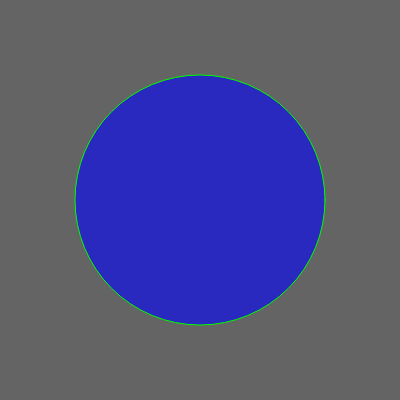
Frame 1 (no input)
Frame 60 (no input): identical to frame 1, image omitted
Frame 120 (the mouse pressed at the canvas centre since frame 60): identical to frame 1, image omitted

The p5.js sketch that drew this single still picture (run headless with seeded random() and noise() and a simulated clock; from frame 60 on, the mouse is pressed at the canvas centre):

// p5.js sketch
// ── sketch.js
function setup() {
  createCanvas(400, 400);
}

function draw() {
  background(100);

  // fill is the inside of a shape
  // stroke is the outline of a shape

  fill(0, 0, 255, 150); // blue with alpha
  stroke(0, 255, 0); // green
  circle(width / 2, height / 2, 250);
}
